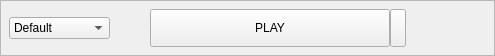
            <widget class="QFrame" name="GamePlayFrame">
             <property name="minimumSize">
              <size>
               <width>0</width>
               <height>56</height>
              </size>
             </property>
             <property name="maximumSize">
              <size>
               <width>16777215</width>
               <height>56</height>
              </size>
             </property>
             <property name="frameShape">
              <enum>QFrame::StyledPanel</enum>
             </property>
             <property name="frameShadow">
              <enum>QFrame::Raised</enum>
             </property>
             <layout class="QHBoxLayout" name="horizontalLayout_3">
              <property name="spacing">
               <number>0</number>
              </property>
              <property name="leftMargin">
               <number>8</number>
              </property>
              <property name="topMargin">
               <number>0</number>
              </property>
              <property name="rightMargin">
               <number>8</number>
              </property>
              <property name="bottomMargin">
               <number>0</number>
              </property>
              <item>
               <widget class="QComboBox" name="GameProfileComboBox">
                <property name="sizePolicy">
                 <sizepolicy hsizetype="Expanding" vsizetype="Fixed">
                  <horstretch>0</horstretch>
                  <verstretch>0</verstretch>
                 </sizepolicy>
                </property>
                <item>
                 <property name="text">
                  <string>Default</string>
                 </property>
                </item>
                <item>
                 <property name="text">
                  <string>New profile...</string>
                 </property>
                </item>
               </widget>
              </item>
              <item>
               <spacer name="horizontalSpacer_3">
                <property name="orientation">
                 <enum>Qt::Horizontal</enum>
                </property>
                <property name="sizeType">
                 <enum>QSizePolicy::Expanding</enum>
                </property>
                <property name="sizeHint" stdset="0">
                 <size>
                  <width>40</width>
                  <height>20</height>
                 </size>
                </property>
               </spacer>
              </item>
              <item>
               <widget class="QPushButton" name="GamePlayButton">
                <property name="minimumSize">
                 <size>
                  <width>240</width>
                  <height>38</height>
                 </size>
                </property>
                <property name="maximumSize">
                 <size>
                  <width>240</width>
                  <height>38</height>
                 </size>
                </property>
                <property name="text">
                 <string>PLAY</string>
                </property>
               </widget>
              </item>
              <item>
               <widget class="QPushButton" name="GameOptionsDropDownButton">
                <property name="minimumSize">
                 <size>
                  <width>0</width>
                  <height>28</height>
                 </size>
                </property>
                <property name="maximumSize">
                 <size>
                  <width>16</width>
                  <height>38</height>
                 </size>
                </property>
                <property name="text">
                 <string/>
                </property>
               </widget>
              </item>
              <item>
               <spacer name="horizontalSpacer_4">
                <property name="orientation">
                 <enum>Qt::Horizontal</enum>
                </property>
                <property name="sizeHint" stdset="0">
                 <size>
                  <width>40</width>
                  <height>20</height>
                 </size>
                </property>
               </spacer>
              </item>
              <item>
               <spacer name="horizontalSpacer_5">
                <property name="orientation">
                 <enum>Qt::Horizontal</enum>
                </property>
                <property name="sizeHint" stdset="0">
                 <size>
                  <width>40</width>
                  <height>20</height>
                 </size>
                </property>
               </spacer>
              </item>
             </layout>
            </widget>
